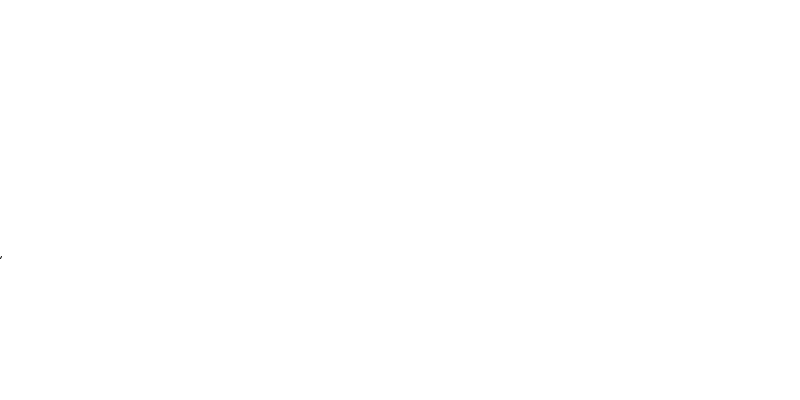
Frame 1 (no input)
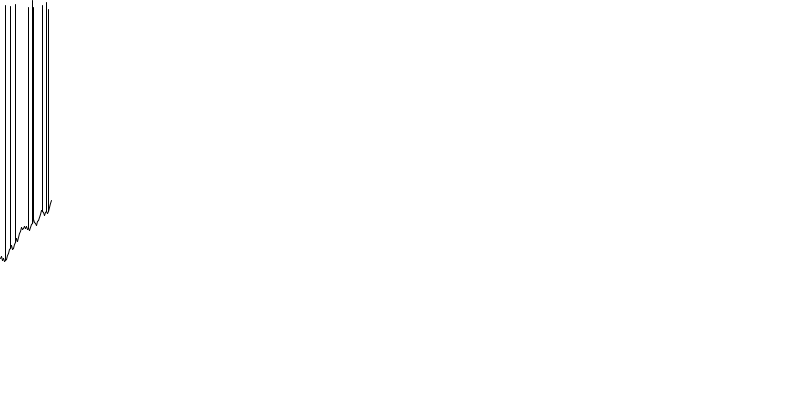
Frame 60 (the mouse pressed at the canvas centre just before this capture)
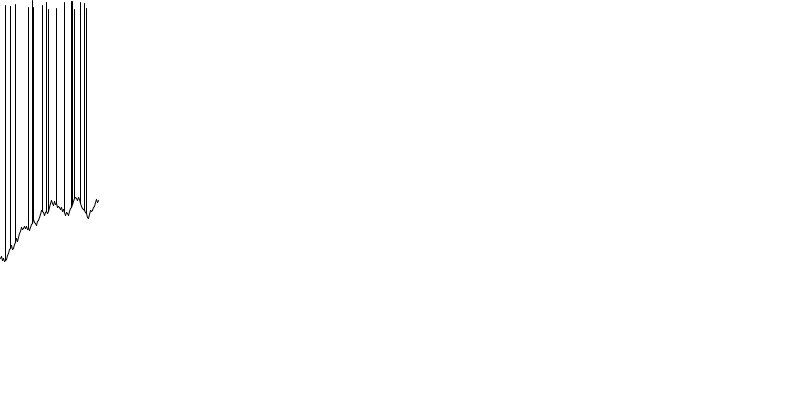
Frame 120 (the mouse held since frame 60 and released just before this capture)

The Processing sketch that drew these frames (run headless with seeded random() and noise(); from frame 60 on, the mouse is pressed at the canvas centre):

// Processing sketch: many_mountains_to_cross_but_i_cant_seem_to_find
// ── many_mountains_to_cross_but_i_cant_seem_to_find.pde
// Pressing Control-R will render this sketch.
int i = 0;

//define variables
int canvasHeight = 400;
int canvasWidth = 800;

//sub blocks
//int numdBlocks = 32;
//int blockHeight = 100;
//int blockWidth = 100;


int prevX = 0;
int prevY = 0;
int currX = 0;
int currY = 0;

color fog = 0;
void setup() {  // this is run once.  
     
    // set the background color
    background(255);
     
    // canvas size (Variable aren't evaluated. Integers only, please.)
    size(800, 400);
       
    // smooth edges
    smooth();
    
    // limit the number of frames per second
    frameRate(30);     
    
    prevY = (int) random(canvasHeight);
}
void draw() {  // this is run repeatedly. 

  noFill();
  stroke(fog);
  
    int tree = (int)random(-5, 5);    
    if(tree == 0)
    {
        line(prevX, prevY, prevX, (int)random(10));
    }
    else
    {
        currX = currX +1;
        currY = (int)prevY+(int)tree;
        line(prevX, prevY, currX, currY);
    }   

    if(currX > canvasWidth)
    {
      currX = 0;
      currY = (int) random(canvasHeight);
      fog = color((int)random(255), (int) random(255));
    }

    if(currY > canvasHeight)
    {
      currY = (int) random(canvasHeight);
      println(currY);
    }
    
    prevX = currX;
    prevY = currY;
    
 }
